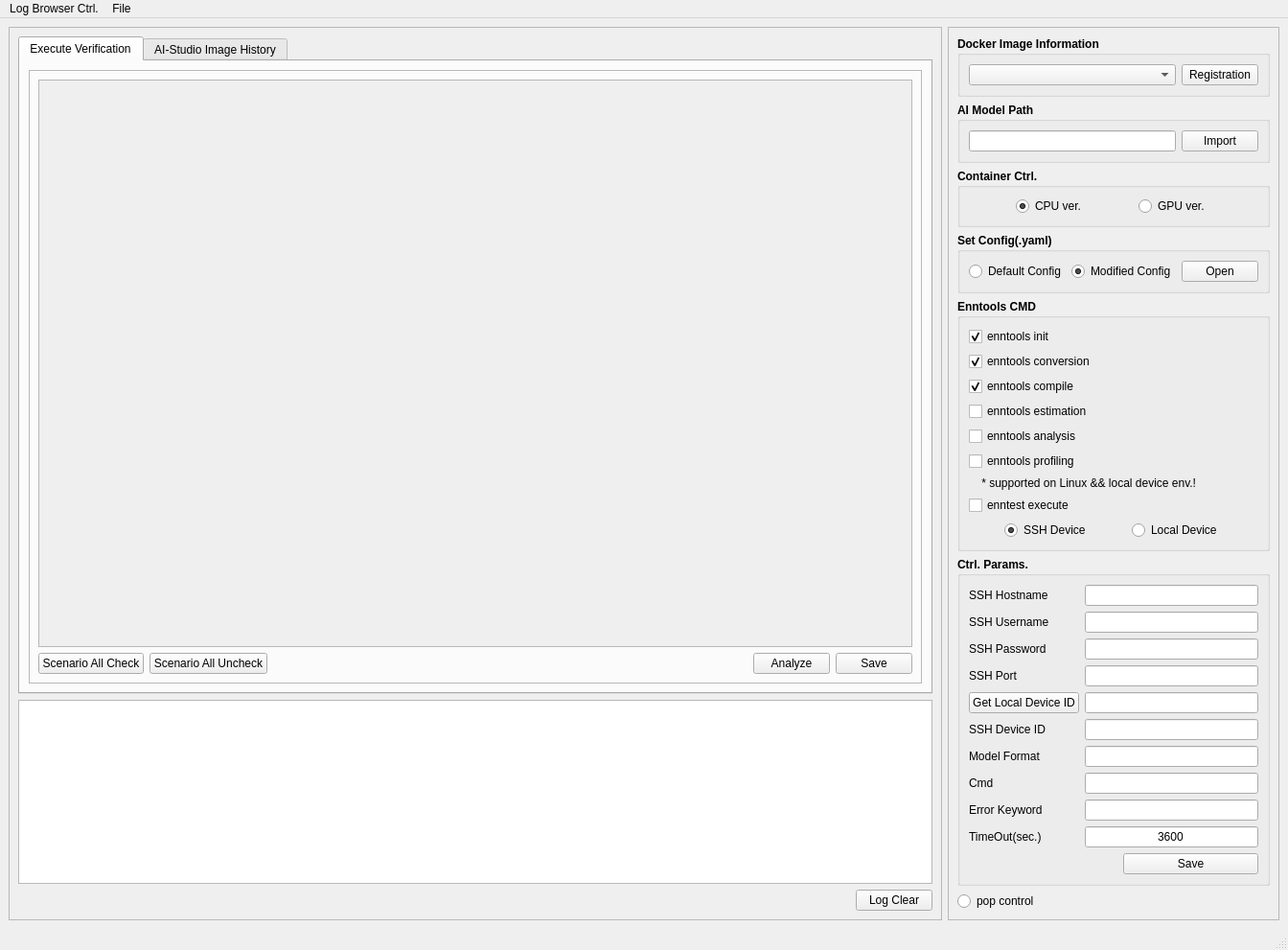
<?xml version="1.0" encoding="UTF-8"?>
<ui version="4.0">
 <class>MainWindow</class>
 <widget class="QMainWindow" name="MainWindow">
  <property name="geometry">
   <rect>
    <x>0</x>
    <y>0</y>
    <width>1344</width>
    <height>907</height>
   </rect>
  </property>
  <property name="windowTitle">
   <string>MainWindow</string>
  </property>
  <widget class="QWidget" name="centralwidget">
   <layout class="QHBoxLayout" name="horizontalLayout_8">
    <item>
     <widget class="QFrame" name="frame">
      <property name="frameShape">
       <enum>QFrame::StyledPanel</enum>
      </property>
      <property name="frameShadow">
       <enum>QFrame::Raised</enum>
      </property>
      <layout class="QVBoxLayout" name="verticalLayout_8">
       <item>
        <widget class="QTabWidget" name="tabWidget">
         <property name="currentIndex">
          <number>0</number>
         </property>
         <widget class="QWidget" name="tab_2">
          <attribute name="title">
           <string>Execute Verification</string>
          </attribute>
          <layout class="QGridLayout" name="gridLayout">
           <item row="2" column="0">
            <widget class="QFrame" name="frame_2">
             <property name="sizePolicy">
              <sizepolicy hsizetype="Expanding" vsizetype="Expanding">
               <horstretch>0</horstretch>
               <verstretch>0</verstretch>
              </sizepolicy>
             </property>
             <property name="frameShape">
              <enum>QFrame::StyledPanel</enum>
             </property>
             <property name="frameShadow">
              <enum>QFrame::Raised</enum>
             </property>
             <layout class="QGridLayout" name="gridLayout_2">
              <item row="1" column="0">
               <layout class="QHBoxLayout" name="horizontalLayout_6">
                <item>
                 <widget class="QPushButton" name="all_check_scenario">
                  <property name="text">
                   <string>Scenario All Check</string>
                  </property>
                 </widget>
                </item>
                <item>
                 <widget class="QPushButton" name="all_uncheck_scenario">
                  <property name="text">
                   <string>Scenario All Uncheck</string>
                  </property>
                 </widget>
                </item>
                <item>
                 <spacer name="horizontalSpacer">
                  <property name="orientation">
                   <enum>Qt::Horizontal</enum>
                  </property>
                  <property name="sizeHint" stdset="0">
                   <size>
                    <width>40</width>
                    <height>20</height>
                   </size>
                  </property>
                 </spacer>
                </item>
                <item>
                 <widget class="QPushButton" name="analyze_pushButton">
                  <property name="text">
                   <string>Analyze</string>
                  </property>
                 </widget>
                </item>
                <item>
                 <widget class="QPushButton" name="save_pushButton">
                  <property name="text">
                   <string>Save</string>
                  </property>
                 </widget>
                </item>
               </layout>
              </item>
              <item row="0" column="0">
               <widget class="QScrollArea" name="scrollArea">
                <property name="widgetResizable">
                 <bool>true</bool>
                </property>
                <widget class="QWidget" name="scrollAreaWidgetContents">
                 <property name="geometry">
                  <rect>
                   <x>0</x>
                   <y>0</y>
                   <width>911</width>
                   <height>503</height>
                  </rect>
                 </property>
                 <layout class="QVBoxLayout" name="verticalLayout_11">
                  <item>
                   <layout class="QFormLayout" name="formLayout"/>
                  </item>
                 </layout>
                </widget>
               </widget>
              </item>
             </layout>
            </widget>
           </item>
          </layout>
         </widget>
         <widget class="QWidget" name="tab">
          <attribute name="title">
           <string>AI-Studio Image History</string>
          </attribute>
          <layout class="QVBoxLayout" name="verticalLayout_3">
           <item>
            <widget class="QGroupBox" name="groupBox_7">
             <property name="font">
              <font>
               <weight>75</weight>
               <bold>true</bold>
              </font>
             </property>
             <property name="title">
              <string>History</string>
             </property>
             <layout class="QVBoxLayout" name="verticalLayout_13">
              <item>
               <layout class="QGridLayout" name="history_table">
                <item row="0" column="3">
                 <widget class="QLabel" name="label_14">
                  <property name="text">
                   <string>Repository</string>
                  </property>
                  <property name="alignment">
                   <set>Qt::AlignCenter</set>
                  </property>
                 </widget>
                </item>
                <item row="0" column="0">
                 <widget class="QLabel" name="label_5">
                  <property name="text">
                   <string>Image</string>
                  </property>
                  <property name="alignment">
                   <set>Qt::AlignCenter</set>
                  </property>
                 </widget>
                </item>
                <item row="0" column="4">
                 <widget class="QLabel" name="label_15">
                  <property name="text">
                   <string>Released to ThunderSoft</string>
                  </property>
                  <property name="alignment">
                   <set>Qt::AlignCenter</set>
                  </property>
                 </widget>
                </item>
                <item row="0" column="2">
                 <widget class="QLabel" name="label_8">
                  <property name="text">
                   <string>TAG</string>
                  </property>
                  <property name="alignment">
                   <set>Qt::AlignCenter</set>
                  </property>
                 </widget>
                </item>
                <item row="0" column="1">
                 <widget class="QLabel" name="label_6">
                  <property name="text">
                   <string>Version</string>
                  </property>
                  <property name="alignment">
                   <set>Qt::AlignCenter</set>
                  </property>
                 </widget>
                </item>
               </layout>
              </item>
             </layout>
            </widget>
           </item>
           <item>
            <spacer name="verticalSpacer_2">
             <property name="orientation">
              <enum>Qt::Vertical</enum>
             </property>
             <property name="sizeHint" stdset="0">
              <size>
               <width>20</width>
               <height>40</height>
              </size>
             </property>
            </spacer>
           </item>
          </layout>
         </widget>
        </widget>
       </item>
       <item>
        <widget class="QTextBrowser" name="logtextbrowser">
         <property name="sizePolicy">
          <sizepolicy hsizetype="Preferred" vsizetype="Minimum">
           <horstretch>0</horstretch>
           <verstretch>0</verstretch>
          </sizepolicy>
         </property>
        </widget>
       </item>
       <item>
        <layout class="QHBoxLayout" name="horizontalLayout_4">
         <item>
          <spacer name="horizontalSpacer_2">
           <property name="orientation">
            <enum>Qt::Horizontal</enum>
           </property>
           <property name="sizeHint" stdset="0">
            <size>
             <width>40</width>
             <height>20</height>
            </size>
           </property>
          </spacer>
         </item>
         <item>
          <widget class="QPushButton" name="log_clear_pushButton">
           <property name="text">
            <string>Log Clear</string>
           </property>
          </widget>
         </item>
        </layout>
       </item>
      </layout>
     </widget>
    </item>
    <item>
     <widget class="QFrame" name="frame_3">
      <property name="frameShape">
       <enum>QFrame::StyledPanel</enum>
      </property>
      <property name="frameShadow">
       <enum>QFrame::Raised</enum>
      </property>
      <layout class="QVBoxLayout" name="verticalLayout">
       <item>
        <widget class="QGroupBox" name="groupBox_2">
         <property name="font">
          <font>
           <weight>75</weight>
           <bold>true</bold>
          </font>
         </property>
         <property name="title">
          <string>Docker Image Information</string>
         </property>
         <layout class="QHBoxLayout" name="horizontalLayout_2">
          <item>
           <widget class="QComboBox" name="dockerimagecomboBox">
            <property name="sizePolicy">
             <sizepolicy hsizetype="Minimum" vsizetype="Fixed">
              <horstretch>0</horstretch>
              <verstretch>0</verstretch>
             </sizepolicy>
            </property>
            <property name="font">
             <font>
              <weight>50</weight>
              <bold>false</bold>
             </font>
            </property>
           </widget>
          </item>
          <item>
           <widget class="QPushButton" name="imageregpushButton">
            <property name="sizePolicy">
             <sizepolicy hsizetype="Fixed" vsizetype="Fixed">
              <horstretch>0</horstretch>
              <verstretch>0</verstretch>
             </sizepolicy>
            </property>
            <property name="font">
             <font>
              <weight>50</weight>
              <bold>false</bold>
             </font>
            </property>
            <property name="text">
             <string>Registration</string>
            </property>
           </widget>
          </item>
         </layout>
        </widget>
       </item>
       <item>
        <widget class="QGroupBox" name="groupBox_3">
         <property name="font">
          <font>
           <weight>75</weight>
           <bold>true</bold>
          </font>
         </property>
         <property name="title">
          <string>AI Model Path</string>
         </property>
         <layout class="QHBoxLayout" name="horizontalLayout_12">
          <item>
           <layout class="QGridLayout" name="gridLayout_4">
            <item row="0" column="0">
             <widget class="QLineEdit" name="scenario_path_lineedit">
              <property name="sizePolicy">
               <sizepolicy hsizetype="Minimum" vsizetype="Fixed">
                <horstretch>0</horstretch>
                <verstretch>0</verstretch>
               </sizepolicy>
              </property>
              <property name="font">
               <font>
                <weight>50</weight>
                <bold>false</bold>
               </font>
              </property>
             </widget>
            </item>
            <item row="0" column="1">
             <widget class="QPushButton" name="open_pushButton">
              <property name="sizePolicy">
               <sizepolicy hsizetype="Fixed" vsizetype="Fixed">
                <horstretch>0</horstretch>
                <verstretch>0</verstretch>
               </sizepolicy>
              </property>
              <property name="font">
               <font>
                <weight>50</weight>
                <bold>false</bold>
               </font>
              </property>
              <property name="text">
               <string>Import</string>
              </property>
             </widget>
            </item>
           </layout>
          </item>
         </layout>
        </widget>
       </item>
       <item>
        <widget class="QGroupBox" name="groupBox_6">
         <property name="font">
          <font>
           <weight>75</weight>
           <bold>true</bold>
          </font>
         </property>
         <property name="title">
          <string>Container Ctrl.</string>
         </property>
         <layout class="QVBoxLayout" name="verticalLayout_6">
          <item>
           <layout class="QHBoxLayout" name="horizontalLayout">
            <item>
             <widget class="QRadioButton" name="cpuradioButton">
              <property name="sizePolicy">
               <sizepolicy hsizetype="Fixed" vsizetype="Fixed">
                <horstretch>0</horstretch>
                <verstretch>0</verstretch>
               </sizepolicy>
              </property>
              <property name="font">
               <font>
                <weight>50</weight>
                <bold>false</bold>
               </font>
              </property>
              <property name="text">
               <string>CPU ver.</string>
              </property>
              <property name="checked">
               <bool>true</bool>
              </property>
             </widget>
            </item>
            <item>
             <widget class="QRadioButton" name="gpuradioButton">
              <property name="sizePolicy">
               <sizepolicy hsizetype="Fixed" vsizetype="Fixed">
                <horstretch>0</horstretch>
                <verstretch>0</verstretch>
               </sizepolicy>
              </property>
              <property name="font">
               <font>
                <weight>50</weight>
                <bold>false</bold>
               </font>
              </property>
              <property name="text">
               <string>GPU ver.</string>
              </property>
             </widget>
            </item>
           </layout>
          </item>
         </layout>
        </widget>
       </item>
       <item>
        <widget class="QGroupBox" name="groupBox_5">
         <property name="font">
          <font>
           <weight>75</weight>
           <bold>true</bold>
          </font>
         </property>
         <property name="title">
          <string>Set Config(.yaml)</string>
         </property>
         <layout class="QVBoxLayout" name="verticalLayout_2">
          <item>
           <layout class="QHBoxLayout" name="horizontalLayout_14">
            <item>
             <widget class="QRadioButton" name="defaultradioButton">
              <property name="font">
               <font>
                <weight>50</weight>
                <bold>false</bold>
               </font>
              </property>
              <property name="text">
               <string>Default Config</string>
              </property>
             </widget>
            </item>
            <item>
             <layout class="QHBoxLayout" name="horizontalLayout_11">
              <item>
               <widget class="QRadioButton" name="modifiedradioButton">
                <property name="font">
                 <font>
                  <weight>50</weight>
                  <bold>false</bold>
                 </font>
                </property>
                <property name="text">
                 <string>Modified Config</string>
                </property>
                <property name="checked">
                 <bool>true</bool>
                </property>
               </widget>
              </item>
              <item>
               <widget class="QPushButton" name="configpushButton">
                <property name="font">
                 <font>
                  <weight>50</weight>
                  <bold>false</bold>
                 </font>
                </property>
                <property name="text">
                 <string>Open</string>
                </property>
               </widget>
              </item>
             </layout>
            </item>
           </layout>
          </item>
         </layout>
        </widget>
       </item>
       <item>
        <widget class="QGroupBox" name="groupBox_8">
         <property name="font">
          <font>
           <weight>75</weight>
           <bold>true</bold>
          </font>
         </property>
         <property name="title">
          <string>Enntools CMD</string>
         </property>
         <layout class="QVBoxLayout" name="verticalLayout_10">
          <item>
           <layout class="QVBoxLayout" name="verticalLayout_9">
            <item>
             <widget class="QCheckBox" name="cmd0">
              <property name="font">
               <font>
                <weight>50</weight>
                <bold>false</bold>
               </font>
              </property>
              <property name="text">
               <string>enntools init</string>
              </property>
              <property name="checked">
               <bool>true</bool>
              </property>
             </widget>
            </item>
            <item>
             <widget class="QCheckBox" name="cmd1">
              <property name="font">
               <font>
                <weight>50</weight>
                <bold>false</bold>
               </font>
              </property>
              <property name="text">
               <string>enntools conversion</string>
              </property>
              <property name="checked">
               <bool>true</bool>
              </property>
             </widget>
            </item>
            <item>
             <widget class="QCheckBox" name="cmd2">
              <property name="font">
               <font>
                <weight>50</weight>
                <bold>false</bold>
               </font>
              </property>
              <property name="text">
               <string>enntools compile</string>
              </property>
              <property name="checked">
               <bool>true</bool>
              </property>
             </widget>
            </item>
            <item>
             <widget class="QCheckBox" name="cmd3">
              <property name="font">
               <font>
                <weight>50</weight>
                <bold>false</bold>
               </font>
              </property>
              <property name="text">
               <string>enntools estimation</string>
              </property>
             </widget>
            </item>
            <item>
             <widget class="QCheckBox" name="cmd4">
              <property name="font">
               <font>
                <weight>50</weight>
                <bold>false</bold>
               </font>
              </property>
              <property name="text">
               <string>enntools analysis</string>
              </property>
             </widget>
            </item>
            <item>
             <widget class="QCheckBox" name="cmd5">
              <property name="font">
               <font>
                <weight>50</weight>
                <bold>false</bold>
               </font>
              </property>
              <property name="text">
               <string>enntools profiling</string>
              </property>
             </widget>
            </item>
            <item>
             <widget class="QLabel" name="label">
              <property name="font">
               <font>
                <weight>50</weight>
                <bold>false</bold>
               </font>
              </property>
              <property name="text">
               <string>    * supported on Linux &amp;&amp; local device env.!</string>
              </property>
             </widget>
            </item>
            <item>
             <widget class="QCheckBox" name="cmd6">
              <property name="font">
               <font>
                <weight>50</weight>
                <bold>false</bold>
               </font>
              </property>
              <property name="text">
               <string>enntest execute</string>
              </property>
             </widget>
            </item>
           </layout>
          </item>
          <item>
           <layout class="QHBoxLayout" name="horizontalLayout_7">
            <item>
             <widget class="QRadioButton" name="remoteradioButton">
              <property name="sizePolicy">
               <sizepolicy hsizetype="Fixed" vsizetype="Fixed">
                <horstretch>0</horstretch>
                <verstretch>0</verstretch>
               </sizepolicy>
              </property>
              <property name="font">
               <font>
                <weight>50</weight>
                <bold>false</bold>
               </font>
              </property>
              <property name="text">
               <string>SSH Device</string>
              </property>
              <property name="checked">
               <bool>true</bool>
              </property>
             </widget>
            </item>
            <item>
             <widget class="QRadioButton" name="localradioButton">
              <property name="sizePolicy">
               <sizepolicy hsizetype="Fixed" vsizetype="Fixed">
                <horstretch>0</horstretch>
                <verstretch>0</verstretch>
               </sizepolicy>
              </property>
              <property name="font">
               <font>
                <weight>50</weight>
                <bold>false</bold>
               </font>
              </property>
              <property name="text">
               <string>Local Device</string>
              </property>
             </widget>
            </item>
           </layout>
          </item>
         </layout>
        </widget>
       </item>
       <item>
        <widget class="QGroupBox" name="groupBox">
         <property name="sizePolicy">
          <sizepolicy hsizetype="Minimum" vsizetype="Preferred">
           <horstretch>0</horstretch>
           <verstretch>0</verstretch>
          </sizepolicy>
         </property>
         <property name="font">
          <font>
           <weight>75</weight>
           <bold>true</bold>
          </font>
         </property>
         <property name="title">
          <string>Ctrl. Params.</string>
         </property>
         <layout class="QVBoxLayout" name="verticalLayout_5">
          <item>
           <layout class="QGridLayout" name="gridLayout_5">
            <item row="9" column="0">
             <widget class="QLabel" name="timeoutlabel">
              <property name="sizePolicy">
               <sizepolicy hsizetype="Fixed" vsizetype="Preferred">
                <horstretch>0</horstretch>
                <verstretch>0</verstretch>
               </sizepolicy>
              </property>
              <property name="font">
               <font>
                <weight>50</weight>
                <bold>false</bold>
               </font>
              </property>
              <property name="text">
               <string>TimeOut(sec.)</string>
              </property>
             </widget>
            </item>
            <item row="6" column="0">
             <widget class="QLabel" name="label_2">
              <property name="sizePolicy">
               <sizepolicy hsizetype="Fixed" vsizetype="Preferred">
                <horstretch>0</horstretch>
                <verstretch>0</verstretch>
               </sizepolicy>
              </property>
              <property name="font">
               <font>
                <weight>50</weight>
                <bold>false</bold>
               </font>
              </property>
              <property name="text">
               <string>Model Format</string>
              </property>
             </widget>
            </item>
            <item row="7" column="0">
             <widget class="QLabel" name="cmdlabel">
              <property name="sizePolicy">
               <sizepolicy hsizetype="Fixed" vsizetype="Preferred">
                <horstretch>0</horstretch>
                <verstretch>0</verstretch>
               </sizepolicy>
              </property>
              <property name="font">
               <font>
                <weight>50</weight>
                <bold>false</bold>
               </font>
              </property>
              <property name="text">
               <string>Cmd</string>
              </property>
             </widget>
            </item>
            <item row="9" column="1">
             <widget class="QLineEdit" name="timeoutlineEdit">
              <property name="sizePolicy">
               <sizepolicy hsizetype="Ignored" vsizetype="Fixed">
                <horstretch>0</horstretch>
                <verstretch>0</verstretch>
               </sizepolicy>
              </property>
              <property name="font">
               <font>
                <weight>50</weight>
                <bold>false</bold>
               </font>
              </property>
              <property name="text">
               <string>3600</string>
              </property>
              <property name="alignment">
               <set>Qt::AlignCenter</set>
              </property>
             </widget>
            </item>
            <item row="6" column="1">
             <widget class="QLineEdit" name="targetformat_lineedit">
              <property name="sizePolicy">
               <sizepolicy hsizetype="Preferred" vsizetype="Fixed">
                <horstretch>0</horstretch>
                <verstretch>0</verstretch>
               </sizepolicy>
              </property>
              <property name="font">
               <font>
                <weight>50</weight>
                <bold>false</bold>
               </font>
              </property>
             </widget>
            </item>
            <item row="5" column="0">
             <widget class="QLabel" name="sshdeviceid">
              <property name="font">
               <font>
                <weight>50</weight>
                <bold>false</bold>
               </font>
              </property>
              <property name="text">
               <string>SSH Device ID</string>
              </property>
             </widget>
            </item>
            <item row="1" column="0">
             <widget class="QLabel" name="label_7">
              <property name="sizePolicy">
               <sizepolicy hsizetype="Preferred" vsizetype="Preferred">
                <horstretch>0</horstretch>
                <verstretch>0</verstretch>
               </sizepolicy>
              </property>
              <property name="font">
               <font>
                <weight>50</weight>
                <bold>false</bold>
               </font>
              </property>
              <property name="text">
               <string>SSH Username</string>
              </property>
             </widget>
            </item>
            <item row="5" column="1">
             <layout class="QHBoxLayout" name="horizontalLayout_5">
              <item>
               <widget class="QLineEdit" name="sshdevicelineEdit">
                <property name="sizePolicy">
                 <sizepolicy hsizetype="Preferred" vsizetype="Fixed">
                  <horstretch>0</horstretch>
                  <verstretch>0</verstretch>
                 </sizepolicy>
                </property>
                <property name="font">
                 <font>
                  <weight>50</weight>
                  <bold>false</bold>
                 </font>
                </property>
               </widget>
              </item>
             </layout>
            </item>
            <item row="0" column="0">
             <widget class="QLabel" name="label_4">
              <property name="sizePolicy">
               <sizepolicy hsizetype="Preferred" vsizetype="Preferred">
                <horstretch>0</horstretch>
                <verstretch>0</verstretch>
               </sizepolicy>
              </property>
              <property name="font">
               <font>
                <weight>50</weight>
                <bold>false</bold>
               </font>
              </property>
              <property name="text">
               <string>SSH Hostname</string>
              </property>
             </widget>
            </item>
            <item row="8" column="0">
             <widget class="QLabel" name="label_3">
              <property name="sizePolicy">
               <sizepolicy hsizetype="Fixed" vsizetype="Preferred">
                <horstretch>0</horstretch>
                <verstretch>0</verstretch>
               </sizepolicy>
              </property>
              <property name="font">
               <font>
                <weight>50</weight>
                <bold>false</bold>
               </font>
              </property>
              <property name="text">
               <string>Error Keyword</string>
              </property>
             </widget>
            </item>
            <item row="10" column="1">
             <layout class="QHBoxLayout" name="horizontalLayout_13">
              <item>
               <spacer name="horizontalSpacer_3">
                <property name="orientation">
                 <enum>Qt::Horizontal</enum>
                </property>
                <property name="sizeType">
                 <enum>QSizePolicy::Minimum</enum>
                </property>
                <property name="sizeHint" stdset="0">
                 <size>
                  <width>40</width>
                  <height>20</height>
                 </size>
                </property>
               </spacer>
              </item>
              <item>
               <widget class="QPushButton" name="sshdeviceidpushButton">
                <property name="font">
                 <font>
                  <weight>50</weight>
                  <bold>false</bold>
                 </font>
                </property>
                <property name="text">
                 <string>Save</string>
                </property>
               </widget>
              </item>
             </layout>
            </item>
            <item row="2" column="0">
             <widget class="QLabel" name="label_9">
              <property name="sizePolicy">
               <sizepolicy hsizetype="Preferred" vsizetype="Preferred">
                <horstretch>0</horstretch>
                <verstretch>0</verstretch>
               </sizepolicy>
              </property>
              <property name="font">
               <font>
                <weight>50</weight>
                <bold>false</bold>
               </font>
              </property>
              <property name="text">
               <string>SSH Password</string>
              </property>
             </widget>
            </item>
            <item row="8" column="1">
             <widget class="QLineEdit" name="error_lineedit">
              <property name="sizePolicy">
               <sizepolicy hsizetype="Preferred" vsizetype="Fixed">
                <horstretch>0</horstretch>
                <verstretch>0</verstretch>
               </sizepolicy>
              </property>
              <property name="font">
               <font>
                <weight>50</weight>
                <bold>false</bold>
               </font>
              </property>
             </widget>
            </item>
            <item row="7" column="1">
             <widget class="QLineEdit" name="command_lineedit">
              <property name="sizePolicy">
               <sizepolicy hsizetype="Preferred" vsizetype="Fixed">
                <horstretch>0</horstretch>
                <verstretch>0</verstretch>
               </sizepolicy>
              </property>
              <property name="font">
               <font>
                <weight>50</weight>
                <bold>false</bold>
               </font>
              </property>
             </widget>
            </item>
            <item row="4" column="1">
             <layout class="QHBoxLayout" name="horizontalLayout_3">
              <item>
               <widget class="QLineEdit" name="localdeviceidlineEdit">
                <property name="sizePolicy">
                 <sizepolicy hsizetype="Preferred" vsizetype="Fixed">
                  <horstretch>0</horstretch>
                  <verstretch>0</verstretch>
                 </sizepolicy>
                </property>
                <property name="font">
                 <font>
                  <weight>50</weight>
                  <bold>false</bold>
                 </font>
                </property>
               </widget>
              </item>
             </layout>
            </item>
            <item row="3" column="0">
             <widget class="QLabel" name="label_10">
              <property name="sizePolicy">
               <sizepolicy hsizetype="Preferred" vsizetype="Preferred">
                <horstretch>0</horstretch>
                <verstretch>0</verstretch>
               </sizepolicy>
              </property>
              <property name="font">
               <font>
                <weight>50</weight>
                <bold>false</bold>
               </font>
              </property>
              <property name="text">
               <string>SSH Port</string>
              </property>
             </widget>
            </item>
            <item row="0" column="1">
             <widget class="QLineEdit" name="hostnamelineEdit">
              <property name="sizePolicy">
               <sizepolicy hsizetype="Preferred" vsizetype="Fixed">
                <horstretch>0</horstretch>
                <verstretch>0</verstretch>
               </sizepolicy>
              </property>
              <property name="font">
               <font>
                <weight>50</weight>
                <bold>false</bold>
               </font>
              </property>
             </widget>
            </item>
            <item row="1" column="1">
             <widget class="QLineEdit" name="usrnamelineEdit">
              <property name="sizePolicy">
               <sizepolicy hsizetype="Preferred" vsizetype="Fixed">
                <horstretch>0</horstretch>
                <verstretch>0</verstretch>
               </sizepolicy>
              </property>
              <property name="font">
               <font>
                <weight>50</weight>
                <bold>false</bold>
               </font>
              </property>
             </widget>
            </item>
            <item row="2" column="1">
             <widget class="QLineEdit" name="pwdlineEdit">
              <property name="sizePolicy">
               <sizepolicy hsizetype="Preferred" vsizetype="Fixed">
                <horstretch>0</horstretch>
                <verstretch>0</verstretch>
               </sizepolicy>
              </property>
              <property name="font">
               <font>
                <weight>50</weight>
                <bold>false</bold>
               </font>
              </property>
             </widget>
            </item>
            <item row="3" column="1">
             <widget class="QLineEdit" name="portlineEdit">
              <property name="sizePolicy">
               <sizepolicy hsizetype="Preferred" vsizetype="Fixed">
                <horstretch>0</horstretch>
                <verstretch>0</verstretch>
               </sizepolicy>
              </property>
              <property name="font">
               <font>
                <weight>50</weight>
                <bold>false</bold>
               </font>
              </property>
             </widget>
            </item>
            <item row="4" column="0">
             <widget class="QPushButton" name="localdeviceidpushButton">
              <property name="font">
               <font>
                <weight>50</weight>
                <bold>false</bold>
               </font>
              </property>
              <property name="text">
               <string>Get Local Device ID</string>
              </property>
             </widget>
            </item>
           </layout>
          </item>
         </layout>
        </widget>
       </item>
       <item>
        <spacer name="verticalSpacer">
         <property name="orientation">
          <enum>Qt::Vertical</enum>
         </property>
         <property name="sizeHint" stdset="0">
          <size>
           <width>20</width>
           <height>40</height>
          </size>
         </property>
        </spacer>
       </item>
       <item>
        <layout class="QHBoxLayout" name="horizontalLayout_10">
         <item>
          <widget class="QRadioButton" name="popctrl_radioButton">
           <property name="text">
            <string>pop control</string>
           </property>
          </widget>
         </item>
        </layout>
       </item>
      </layout>
     </widget>
    </item>
   </layout>
  </widget>
  <widget class="QMenuBar" name="menubar">
   <property name="geometry">
    <rect>
     <x>0</x>
     <y>0</y>
     <width>1344</width>
     <height>21</height>
    </rect>
   </property>
   <widget class="QMenu" name="menuBrowser">
    <property name="title">
     <string>Log Browser Ctrl.</string>
    </property>
    <addaction name="actionOn"/>
    <addaction name="actionOff"/>
   </widget>
   <widget class="QMenu" name="menuFile">
    <property name="title">
     <string>File</string>
    </property>
    <addaction name="actionOpen_Result_Excel"/>
   </widget>
   <addaction name="menuBrowser"/>
   <addaction name="menuFile"/>
  </widget>
  <widget class="QStatusBar" name="statusbar"/>
  <action name="actionOn">
   <property name="text">
    <string>On</string>
   </property>
  </action>
  <action name="actionOff">
   <property name="text">
    <string>Off</string>
   </property>
  </action>
  <action name="actionOpen_Result_Excel">
   <property name="text">
    <string>Open Result Excel</string>
   </property>
  </action>
 </widget>
 <resources/>
 <connections/>
</ui>
